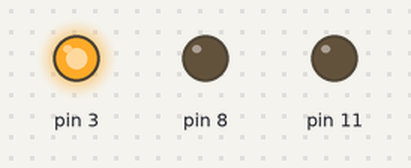
Bench run of a sketch on a simulated Arduino Uno, built with avr-gcc and run on an emulated ATmega328P. Shown: output pins drawn as LEDs (lit = HIGH).

Above: at 2.5 s.
At 6.0 s:
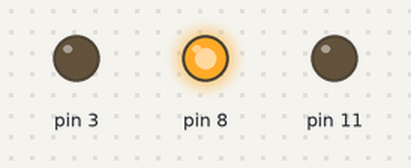
At 9.5 s:
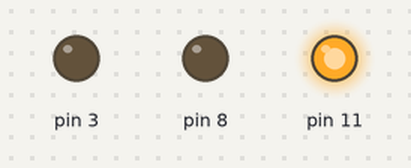
Timing chart, 0 to 15.6 s (numbered marks = the images above):
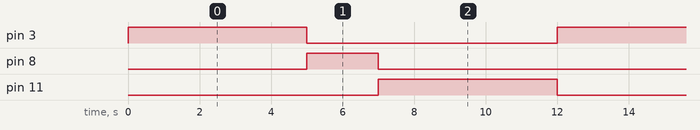

The sketch:

semaforo.ino
```cpp
void setup(){
  pinMode(3, OUTPUT);
  pinMode(8, OUTPUT);
  pinMode(11, OUTPUT);
}

void loop(){
  digitalWrite(3, HIGH);
  digitalWrite(8, LOW);
  digitalWrite(11, LOW);
  delay(5000);
  digitalWrite(3, LOW);
  digitalWrite(8, HIGH);
  digitalWrite(11, LOW);
  delay(2000);
  digitalWrite(3, LOW);
  digitalWrite(8, LOW);
  digitalWrite(11, HIGH);
  delay(5000);
}
```

Measured:
- by itself, pin 3, pin 11: alternates HIGH for 5.0 s and LOW for 7.0 s
- by itself, pin 8: alternates HIGH for 2.0 s and LOW for 10.0 s
- by itself, everything shown: repeats every 12.0 s, in 3 steps
